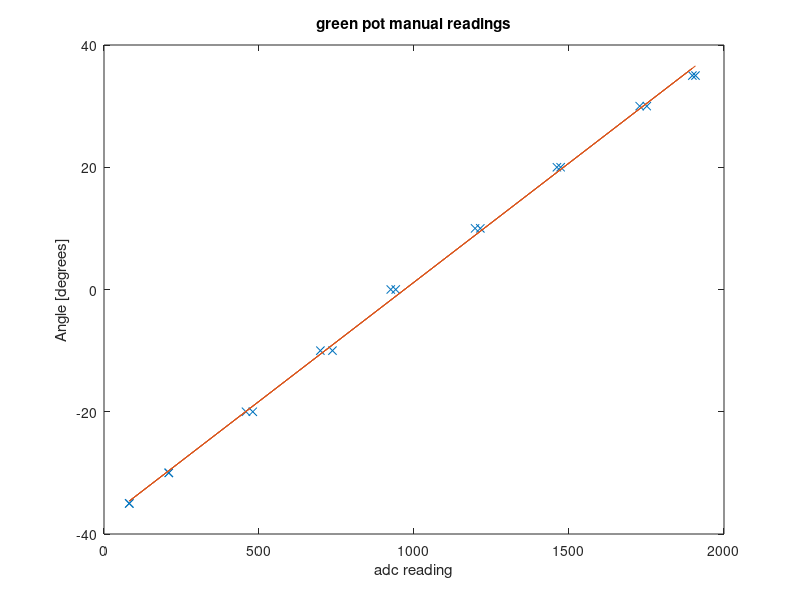

This chart was generated by the following MATLAB code:
%% Green
% log_name = "green_10_deg_intervals";
% topic = "adc_report";
% directory = "/home/murray/OneDrive/Masters/QGroundControl/Logs/HoneyBee/2021-03-29_calibrate_pot_green";
% filename = strcat(directory, "/", log_name, "_", topic, "_0", ".csv");
% csv_matrix = readmatrix(filename);
% 
% timestamp = csv_matrix(:,1).*1e-6; % in seconds
% raw_data = csv_matrix(:,3:14);
% 
% close all;
% channels = [4]; % Chaneel 11 = 3.3V, Channel 4 = 6.6V
% for i = channels
%     figure(i+1);
%     plot(timestamp, raw_data(:,i+1))
% end

% Manual measurements
% Take stick to angle on protractor
% send command on MAVlink console: listener adc_report -n 3
manual_input = [... % [angle degrees, adc]
    55, 81;    
    60, 209;
    70, 480;
    80, 737;
    90, 941;
    100, 1197;
    110, 1461;
    120, 1728;
    125, 1898;
    55, 82;
    60, 209;
    70, 458;
    80, 698;
    90, 925;
    100, 1214;
    110, 1473;
    120, 1751;
    125, 1908
];

manual_input(:,1) = manual_input(:,1) - 90; % Convert to 0 deg = down

% pot range = [-]
line_fit = polyfit(manual_input(:,2), manual_input(:,1), 1);

green_adc2angle = @(adc) polyval(line_fit, adc); % Convert green adc value to angle [degrees]

angle = green_adc2angle(0)

% Plot range
plot(manual_input(:,2), manual_input(:,1), 'x')
hold on
plot(manual_input(:,2), green_adc2angle(manual_input(:,2)))
title('green pot manual readings')
xlabel('adc reading')
ylabel('Angle [degrees]')
